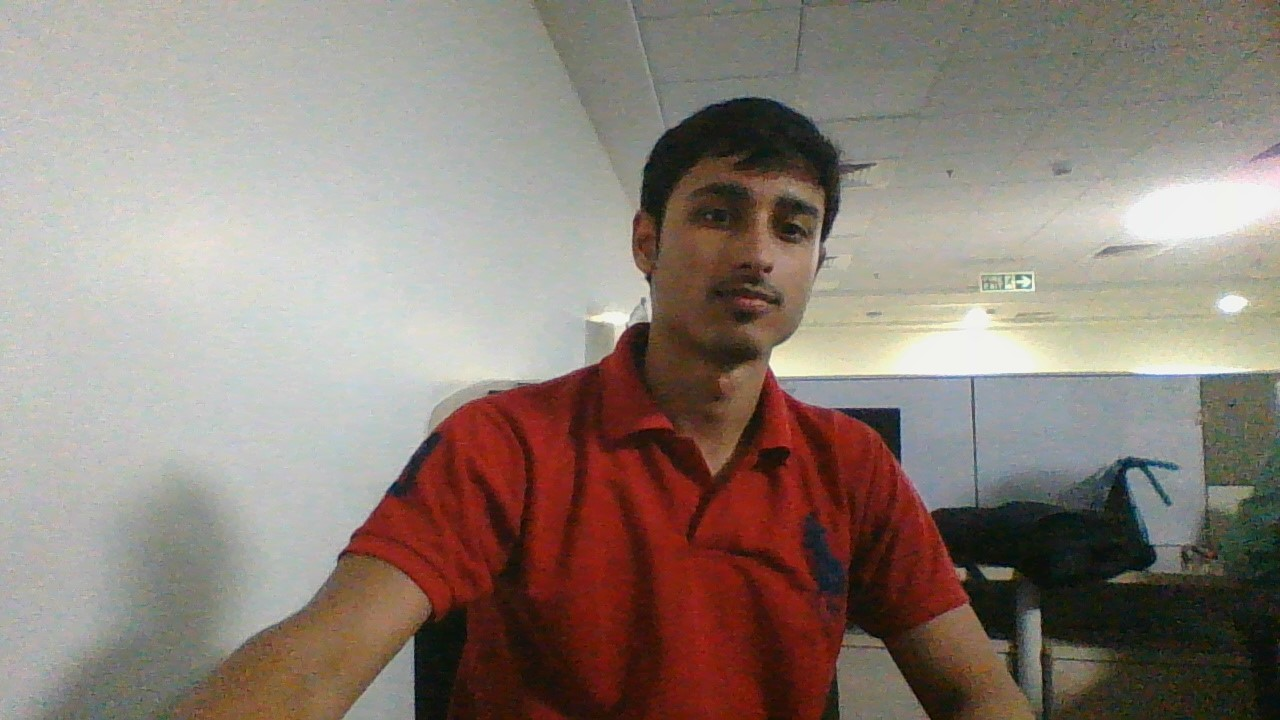
#> input picture Abhinav.jpg, 1280 x 720 px
$ python opencv_1.py   (older library calls are emulated)
#> lines starting #> are read from the running program, lines starting #| are printed output that depends on the picture
# -*- coding: utf-8 -*-
"""
Created on Thu Jan 10 15:50:43 2019

@author: abhinav.jhanwar
"""

import cv2
import numpy as np
import matplotlib.pyplot as plt
import imutils

################ create image with black background
# color, data type
pic = np.zeros((500, 500, 3), dtype='uint8')

################### load image
# load the input image (whose path was supplied via command line
# argument) and display the image to our screen
pic = cv2.imread('Abhinav.jpg')
#> pic is the input picture: shape (720, 1280, 3); mean B, G, R 120.2, 128.7, 141.6

################ show image
# display the image to our screen -- we will need to click the window
# open by OpenCV and press a key on our keyboard to continue execution
cv2.imshow("Image", pic)
cv2.waitKey(0)

####################### basics
# load the input image and show its dimensions, keeping in mind that
# images are represented as a multi-dimensional NumPy array with
# shape no. rows (height) x no. columns (width) x no. channels (depth)
(h, w, d) = pic.shape
#> h = 720; w = 1280; d = 3
print("width={}, height={}, depth={}".format(w, h, d))
#| width=1280, height=720, depth=3

# access the RGB pixel located at x=50, y=100, keepind in mind that
# OpenCV stores images in BGR order rather than RGB
(B, G, R) = pic[100, 50]
#> B = 180; G = 186; R = 193
print("R={}, G={}, B={}".format(R, G, B))
#| R=193, G=186, B=180

# extract a 100x100 pixel square ROI (Region of Interest) from the
# input image starting at x=320,y=60 at ending at x=420,y=160
roi = pic[60:160, 320:420]
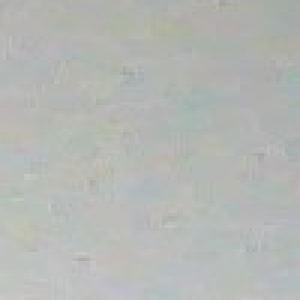
#> roi: shape (100, 100, 3) (shown 3 times larger); mean B, G, R 180.1, 183.7, 180.8
cv2.imshow("roi", roi)
cv2.waitKey(0)

######################### histogram
pic = cv2.imread('Abhinav.jpg')
b = [0]
g = [1]
r = [2]
# images, channel, mask: roi else None, histSize: bin count, ranges
histogram = cv2.calcHist([pic], b, None, [256], [0, 256])
#> histogram = 256 values, max 10296 at index 16, min 10 at index 254, mean 3600
# plot histogram
plt.plot(histogram, color='b');

# images, channel, mask: roi else None, histSize: bin count, ranges
histogram = cv2.calcHist([pic], g, None, [256], [0, 256])
#> histogram = 256 values, max 10627 at index 27, min 2 at index 1, mean 3600
# plot histogram
plt.plot(histogram, color='g');

# images, channel, mask: roi else None, histSize: bin count, ranges
histogram = cv2.calcHist([pic], r, None, [256], [0, 256])
#> histogram = 256 values, max 9377 at index 189, min 7 at index 254, mean 3600
# plot histogram
plt.plot(histogram, color='r');
plt.show()
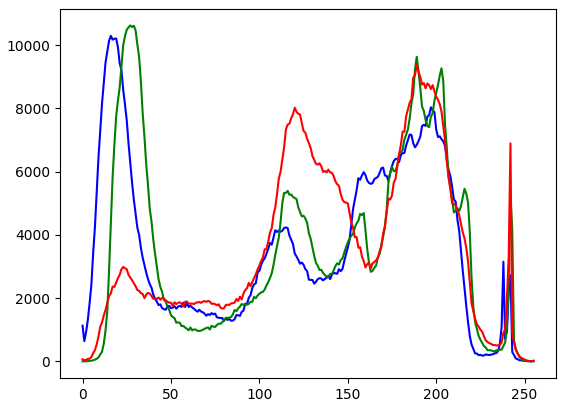
#> figure drawn by matplotlib, 1 panel; curve peaks at x = 16, y = 10296; curve peaks at x = 27, y = 10627; curve peaks at x = 189, y = 9377

# combined histogram
#> (the run stopped early here; a loop or call above may not have finished)
